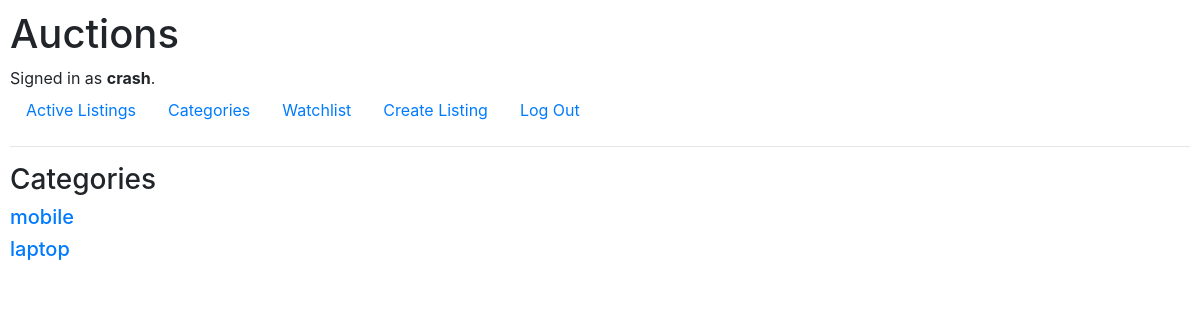
Page /categories (signed in) on the committed database.
### auctions/models.py (models this page shows, shortened)
class User(AbstractUser):
    pass

class Category(models.Model):
    categoryName = models.CharField(max_length=30)

### auctions/views.py (the view)
# urls.py: path("categories", views.categories, name="categories"),
def categories(request):
    context = {'categories':Category.objects.all()}
    return render(request, "auctions/categories.html",context)

### auctions/templates/auctions/categories.html
{% extends "auctions/layout.html" %}
{% block body %}
<h3>Categories</h3>
{% for category in categories %}
<div>
    <h5><a href="#">{{category.categoryName}}</a></h5>
</div>
{% endfor %}
{% endblock %}

### auctions/templates/auctions/layout.html (shortened to what this page needs)
{% load static %}
<!DOCTYPE html>
<html lang="en">
<head>
    <link rel="stylesheet" href="https://stackpath.bootstrapcdn.com/bootstrap/4.4.1/css/bootstrap.min.css"
>
    <link href="{% static 'auctions/styles.css' %}" rel="stylesheet">
</head>
<body>
    <h1>Auctions</h1>
    <div>
        {% if user.is_authenticated %}
        Signed in as <strong>{{ user.username }}</strong>.
        {% else %}
        Not signed in.
        {% endif %}
    </div>
    <ul class="nav">
        <li class="nav-item">
            <a class="nav-link" href="{% url 'index' %}">Active Listings</a>
        </li>
        <li class="nav-item">
            <a class="nav-link" href="{% url 'categories' %}">Categories</a>
        </li>
        {% if user.is_authenticated %}
        <li class="nav-item">
            <a class="nav-link" href="{% url 'watchlist' %}">Watchlist</a>
        </li>
        <li class="nav-item">
            <a class="nav-link" href="{% url 'createListing' %}">Create Listing</a>
        </li>
        <li class="nav-item">
            <a class="nav-link" href="{% url 'logout' %}">Log Out</a>
        </li>
        {% endif %}
    </ul>
    <hr>
    {% block body %}
    {% endblock %}
</body>
</html>

### auctions/static/auctions/styles.css (style rules this page uses)
body { padding: 10px; }

### rows in the picture
User: username "crash"
Category: categoryName "mobile"
Category: categoryName "laptop"
